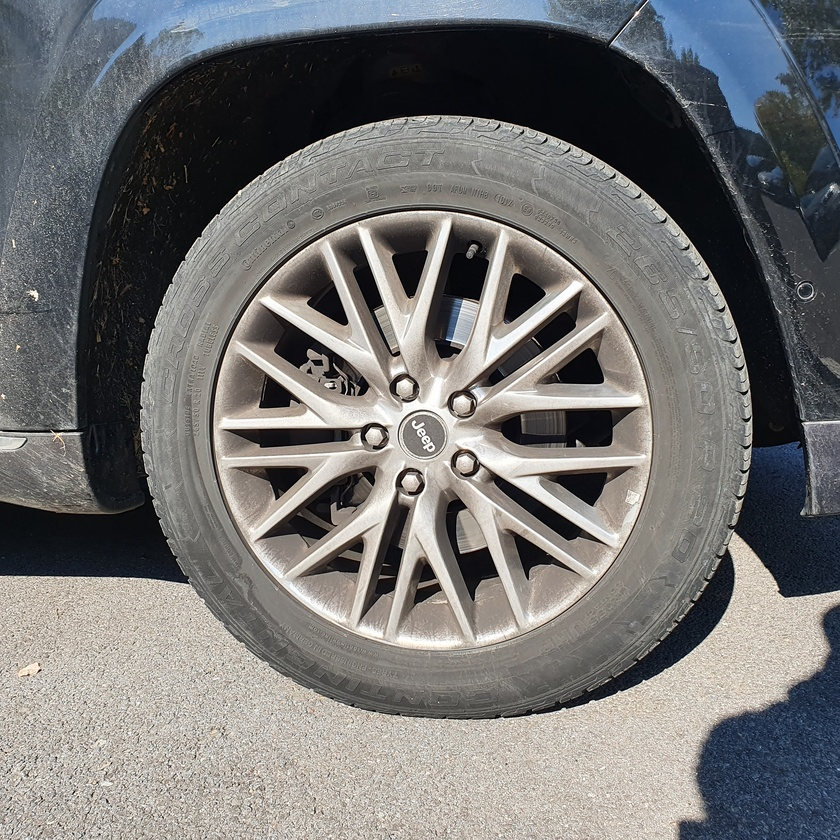
#> input picture dataset/masini/000/20211021_131031.jpg, 840 x 840 px, shrunk from 3024 x 3024 before the run, given in place of tire_interpolation-5.png, which was not available
$ jupyter execute --allow-errors processing.ipynb
#> lines starting #> are read from the running program, lines starting #| are printed output that depends on the picture; after the words box and inside, x2 and y2 are one past the last pixel; in counts of white or black regions, pixels touching at a corner belong together; pictures that were not available may be replaced by others from this repository, and a replacement may not be noted
[cell 1]
import numpy as np
import pytesseract
import argparse
import imutils
import cv2
from matplotlib import pyplot as plt

[cell 2]
image = cv2.imread("./in/tire_interpolation-5.png")
#> image is the input picture: shape (840, 840, 3); mean B, G, R 114.2, 114.8, 115.3
gray = cv2.cvtColor(image, cv2.COLOR_BGR2GRAY)
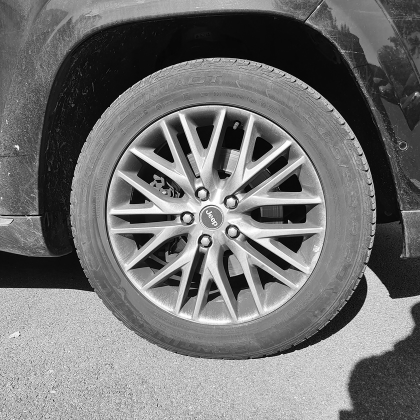
#> gray: shape (840, 840) (shown at 1/2 size); min 0, max 255, mean 114.9

# threshold the image using Otsu's thresholding method
thresh = cv2.threshold(gray, 0, 255,
	cv2.THRESH_BINARY_INV | cv2.THRESH_OTSU)[1]
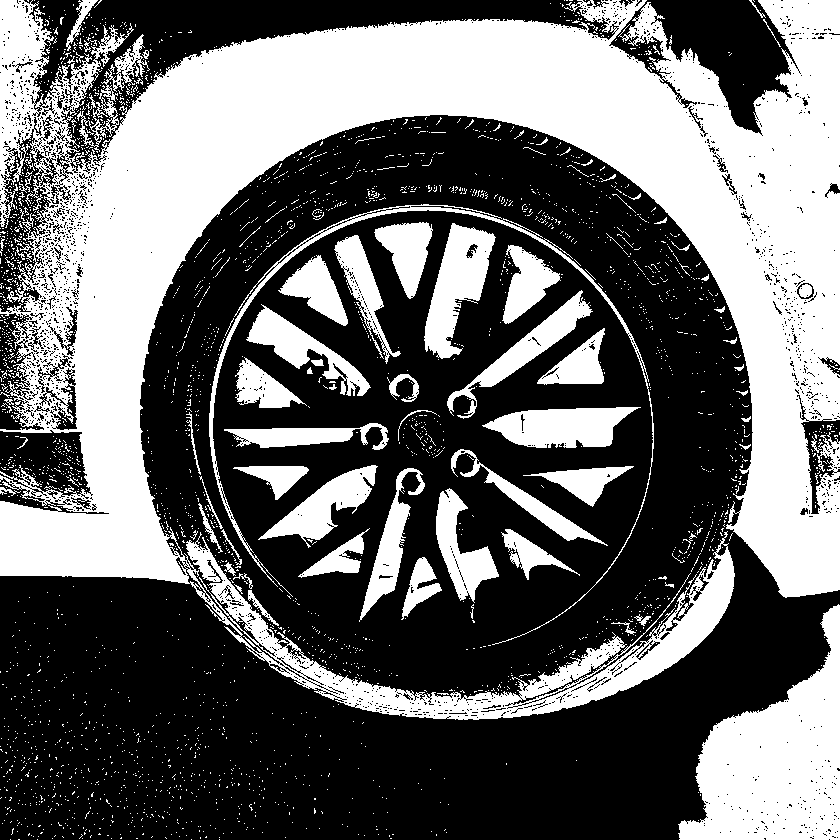
#> thresh: shape (840, 840); 41% white; 2865 white regions (2776 under 20 px), largest, box (x1, y1, x2, y2) and area: (0, 0, 840, 720) 206467, (678, 604, 840, 840) 20478, (424, 223, 496, 359) 4867
cv2.imwrite("./out/tesseract_thresh.png", thresh)
plt.imshow(thresh)
plt.title("Thresholded Image")
plt.show()

[cell 3]
# apply a distance transform which calculates the distance to the
# closest zero pixel for each pixel in the input image
dist = cv2.distanceTransform(thresh, cv2.DIST_L2, 5)
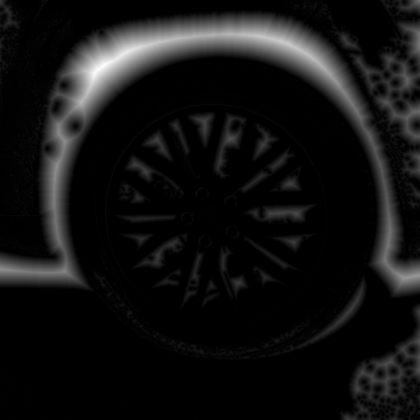
#> dist: shape (840, 840) float32 (shown at 1/2 size); min 0, max 66.94, mean 4.9; drawn with min black and max white

# normalize the distance transform such that the distances lie in
# the range [0, 1] and then convert the distance transform back to
# an unsigned 8-bit integer in the range [0, 255]
dist = cv2.normalize(dist, dist, 0, 1.0, cv2.NORM_MINMAX)
dist = (dist * 255).astype("uint8")
cv2.imwrite("./out/tesseract_dist.png", dist)
plt.imshow(dist)
plt.title("Distance Transform")
plt.show()

# threshold the distance transform using Otsu's method
dist = cv2.threshold(dist, 0, 255,
	cv2.THRESH_BINARY | cv2.THRESH_OTSU)[1]
#> dist: shape (840, 840); 11.5% white; 30 white regions (11 under 20 px), largest, box (x1, y1, x2, y2) and area: (0, 35, 840, 582) 75616, (759, 195, 840, 280) 1921, (809, 52, 840, 121) 1026
cv2.imwrite("./out/tesseract_dist_thresh.png", dist)
plt.imshow(dist)
plt.title("Thresholded Distance Transform")
plt.show()

[cell 4]
# apply an "opening" morphological operation to disconnect components
# in the image
kernel = cv2.getStructuringElement(cv2.MORPH_ELLIPSE, (7, 7))
opening = cv2.morphologyEx(dist, cv2.MORPH_OPEN, kernel)
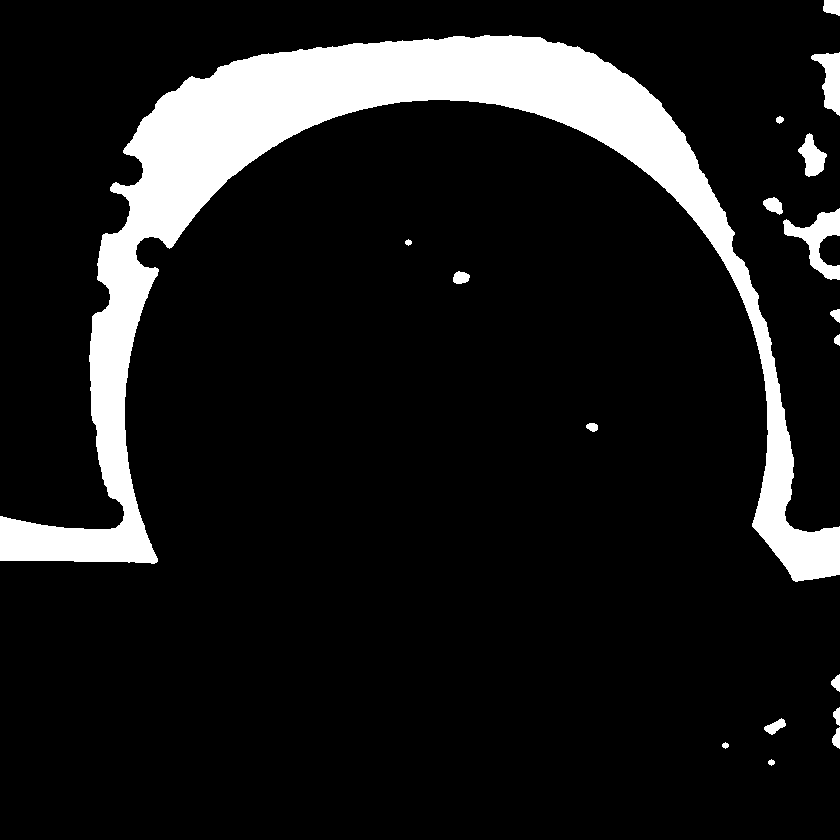
#> opening: shape (840, 840); 11.4% white; 18 white regions
cv2.imwrite("./out/tesseract_opening.png", opening)
plt.imshow(opening)
plt.title("Opening")
plt.show()

[cell 5]
# find contours in the opening image, then initialize the list of
# contours which belong to actual characters that we will be OCR'ing
cnts = cv2.findContours(opening.copy(), cv2.RETR_EXTERNAL,
	cv2.CHAIN_APPROX_SIMPLE)
#> cnts = 18 contours; largest, box (x1, y1, x2, y2) and area: (0, 35, 840, 582) 73905, (783, 208, 840, 280) 1499, (811, 52, 840, 116) 925, (798, 133, 827, 177) 630, (763, 197, 783, 215) 204
cnts = imutils.grab_contours(cnts)
chars = []
# loop over the contours
for c in cnts:
	# compute the bounding box of the contour
	(x, y, w, h) = cv2.boundingRect(c)
	# check if contour is at least 35px wide and 100px tall, and if
	# so, consider the contour a digit
	if w >= 20 and h >= 70:
		chars.append(c)
#> this loop made 18 passes
#> (x, y, w, h) on passes 1 to 8: (768, 759, 7, 7), (722, 742, 7, 7), (832, 727, 8, 22), (764, 718, 22, 17), (833, 707, 7, 19), (831, 674, 9, 18), (586, 423, 12, 9), (834, 334, 6, 12)
#> after the loop, chars = 2 contours; box (x1, y1, x2, y2) and area: (0, 35, 840, 582) 73905, (783, 208, 840, 280) 1499

print("found", len(chars))
#| found 2

[cell 6]
# compute the convex hull of the characters
chars = np.vstack([chars[i] for i in range(0, len(chars))])
#> chars = contour of 1365 points, box (x1, y1, x2, y2) (0, 35, 840, 582), area 70179
hull = cv2.convexHull(chars)
#> hull = contour of 32 points, box (x1, y1, x2, y2) (0, 35, 840, 582), area 380643

# allocate memory for the convex hull mask, draw the convex hull on
# the image, and then enlarge it via a dilation
mask = np.zeros(image.shape[:2], dtype="uint8")
cv2.drawContours(mask, [hull], -1, 255, -1)
#> mask: shape (840, 840); 54.1% white; 2 black regions, box (x1, y1, x2, y2) and area: (0, 561, 840, 840) 225211, (0, 0, 840, 515) 98573
mask = cv2.dilate(mask, None, iterations=2)
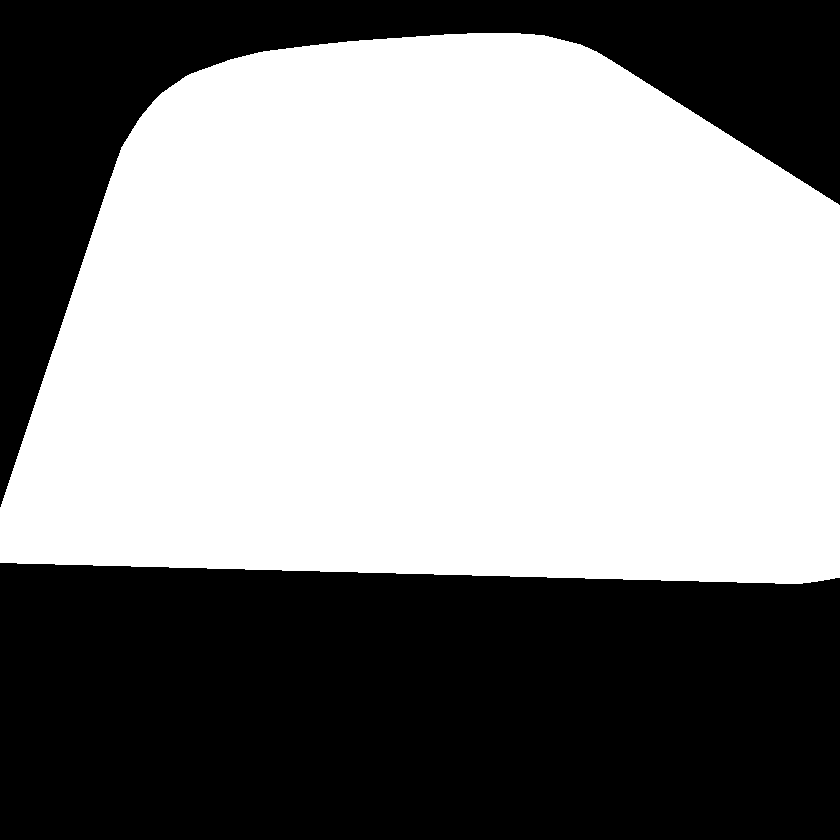
#> mask: shape (840, 840); 54.8% white; 2 black regions, box (x1, y1, x2, y2) and area: (0, 563, 840, 840) 223475, (0, 0, 840, 507) 95591
cv2.imwrite("./out/tesseract_mask.png", mask)
plt.imshow(mask)
plt.title("Convex Hull Mask")
plt.show()

# take the bitwise of the opening image and the mask to reveal *just*
# the characters in the image
final = cv2.bitwise_and(opening, opening, mask=mask)
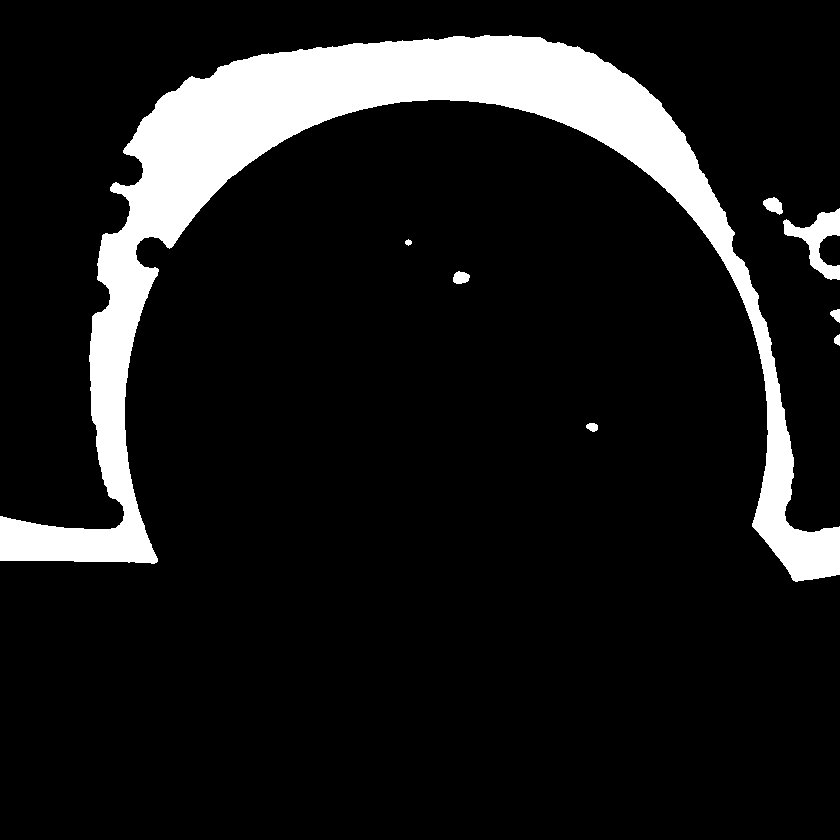
#> final: shape (840, 840); 11% white; 8 white regions, largest, box (x1, y1, x2, y2) and area: (0, 35, 840, 582) 75489, (783, 208, 840, 280) 1623, (763, 197, 783, 215) 231
cv2.imwrite("./out/tesseract_final.png", final)
plt.imshow(final)
plt.title("Final")
plt.show()

$ run again, on dataset/masini/000/20211021_131047.jpg
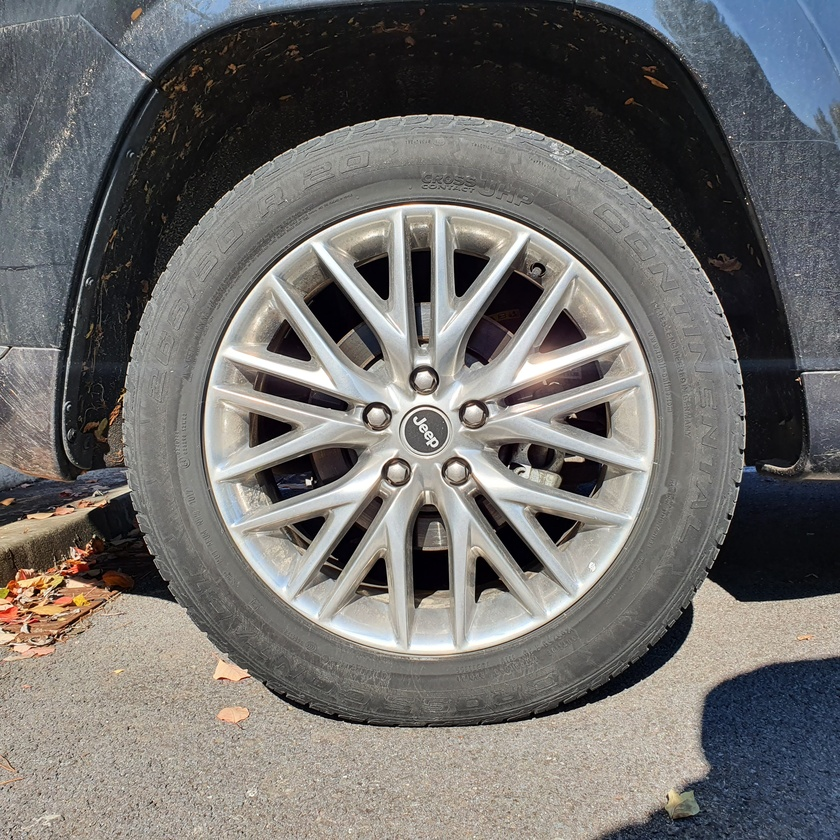
#> input picture dataset/masini/000/20211021_131047.jpg, 840 x 840 px, shrunk from 3024 x 3024 before the run, given in place of tire_interpolation-5.png, which was not available
#> image is the input picture: shape (840, 840, 3); mean B, G, R 107.8, 109.7, 111.5
#> `thresh = cv2.threshold(gray, 0, 255, cv2.THRESH_BINARY_INV | cv2.THRES..`:
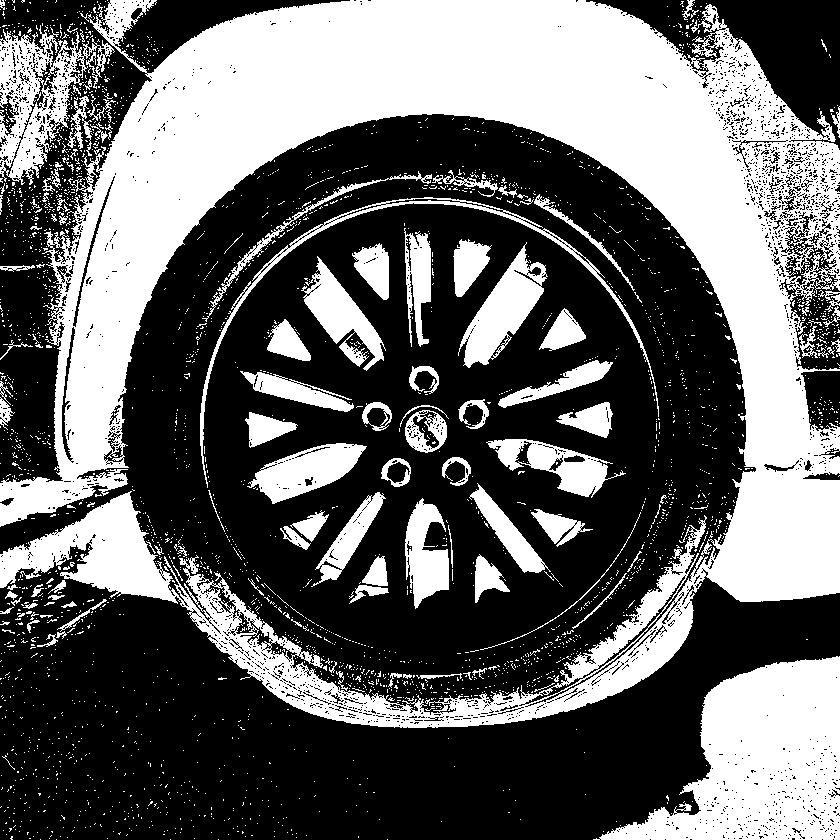
#> thresh: shape (840, 840); 39.8% white; 2877 white regions (2760 under 20 px), largest, box (x1, y1, x2, y2) and area: (0, 0, 840, 728) 191347, (593, 656, 840, 840) 25349, (0, 25, 115, 185) 7059
#> opening: shape (840, 840); 9.1% white; 8 white regions
#> cnts = 8 contours; box (x1, y1, x2, y2) and area: (165, 0, 791, 448) 52530, (733, 489, 840, 583) 7730, (126, 199, 173, 253) 1427, (721, 689, 764, 728) 735, (106, 549, 136, 575) 405, (785, 713, 800, 730) 155, (802, 679, 818, 690) 110, (834, 697, 840, 722) 101
#> the loop `for c in cnts:` made 8 passes
#> (x, y, w, h) on passes 1 to 8: (785, 713, 15, 17), (834, 697, 6, 25), (721, 689, 43, 39), (802, 679, 16, 11), (106, 549, 30, 26), (733, 489, 107, 94), (126, 199, 47, 54), (165, 0, 626, 448)
#> after the loop `for c in cnts:`: chars = 2 contours; box (x1, y1, x2, y2) and area: (165, 0, 791, 448) 52530, (733, 489, 840, 583) 7730
#| found 2
#> `chars = np.vstack([chars[i] for i in range(0, len(chars))])`: chars = contour of 1004 points, box (x1, y1, x2, y2) (165, 0, 840, 583), area 20406
#> hull = contour of 30 points, box (x1, y1, x2, y2) (165, 0, 840, 583), area 214724
#> `final = cv2.bitwise_and(opening, opening, mask=mask)`:
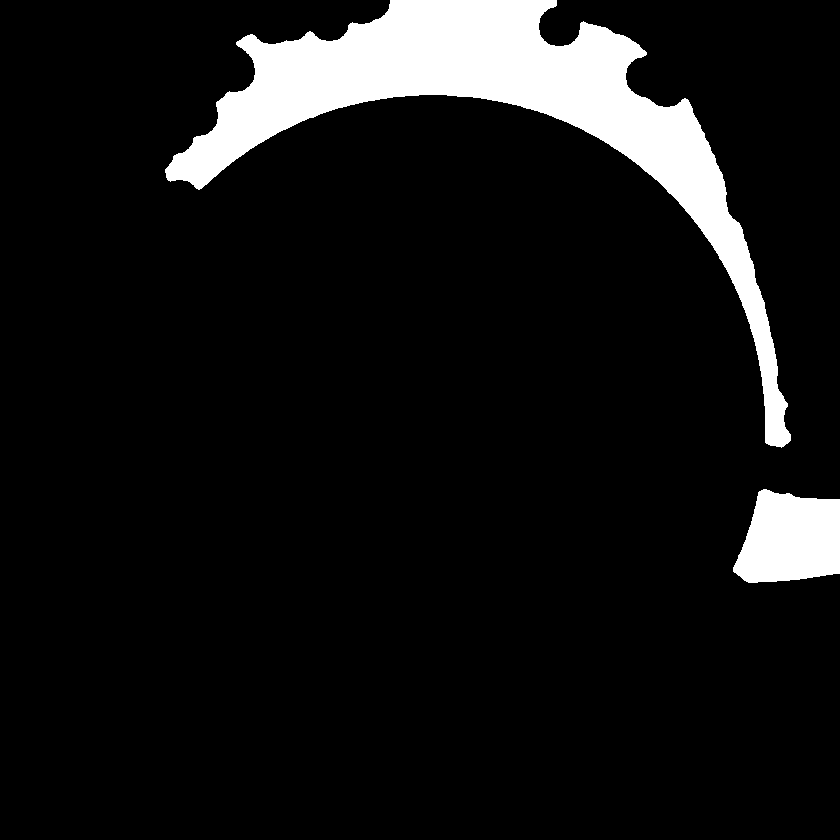
#> final: shape (840, 840); 8.7% white; 2 white regions, box (x1, y1, x2, y2) and area: (165, 0, 791, 448) 53483, (733, 489, 840, 583) 7901
